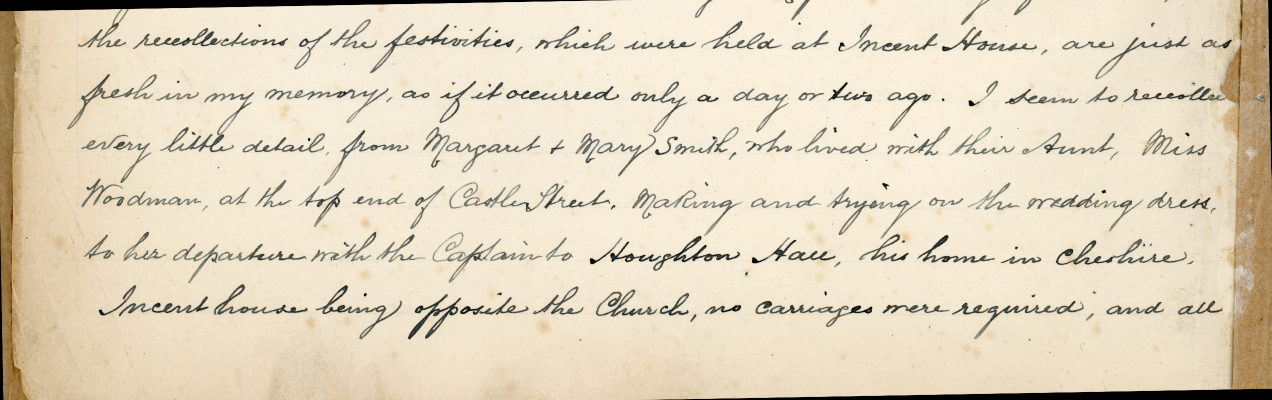
#> input picture data/sample_scans/Herbert-Holloway-004.png, 2543 x 800 px (shown at 1/2 size)
$ python -i deskew.py   (imports and definitions only)
#> lines starting #> are read from the running program, lines starting #| are printed output that depends on the picture
### src/document_digitizer/logging_utils.py
"""
Shared logging utility for image processing scripts.
Provides consistent logging setup across multiple scripts.
"""

import logging
import sys
from pathlib import Path
from typing import Dict, Any


# [58 lines left out: function setup_script_logging, not called in this run]


def get_script_logger(script_name: str) -> logging.Logger:
    """
    Get the logger instance for a script.

    Args:
        script_name: Name of the script

    Returns:
        Logger instance (must be set up first with setup_script_logging)
    """
    return logging.getLogger(script_name)


# [21 lines left out: function setup_simple_logging, not called in this run]


class LoggerMixin:
    """
    Mixin class that provides logging capabilities to any class.

    Usage:
        class MyProcessor(LoggerMixin):
            def __init__(self, script_name='myprocessor'):
                self.setup_class_logging(script_name)

            def process(self):
                self.logger.info("Processing started")
                self.logger.debug("Debug details...")
    """

    def setup_class_logging(self, script_name: str):
        """Set up logging for this class instance."""
        self.logger = logging.getLogger(script_name)

    # [5 lines left out: function get_logger, not called in this run]

### src/document_digitizer/deskew.py
import click
from pathlib import Path
import cv2
import numpy as np
import sys
import time

# Import shared logging utility
from .logging_utils import setup_script_logging, get_script_logger

# Try to import tomllib (Python 3.11+) or fallback to tomli
try:
    import tomllib
except ImportError:
    try:
        import tomli as tomllib
    except ImportError:
        print("Error: Please install tomli package: pip install tomli")
        sys.exit(1)

# Script name for logging
SCRIPT_NAME = "deskew"


# [261 lines left out: functions load_config, main, deskew_image, not called in this run]


def detect_rotation_angle(gray, timeout_seconds=10):
    """
    Detect document rotation angle using multiple Hough line detection methods.
    Added timeout to prevent hanging.
    """
    logger = get_script_logger(SCRIPT_NAME)

    start_time = time.time()

    # Apply mild blur to reduce noise but preserve line structure
    blurred = cv2.GaussianBlur(gray, (3, 3), 0)

    # Use conservative edge detection
    edges = cv2.Canny(blurred, 50, 150, apertureSize=3)

    logger.debug(
        "    Image shape: %s, Edge pixels: %s",
        gray.shape, np.sum(edges > 0),
    )

    # Try multiple detection methods with timeout checking
    methods_tried = []

    # Method 1: Conservative probabilistic Hough
    if time.time() - start_time > timeout_seconds:
        logger.warning("    Timeout reached, using partial results")
        return None

    logger.debug("    Method 1: Conservative probabilistic Hough...")
    angle1 = try_probabilistic_hough_conservative(edges)
    if angle1 is not None:
        methods_tried.append(("Conservative Prob", angle1))

    # Method 2: Aggressive probabilistic Hough
    if time.time() - start_time > timeout_seconds:
        if methods_tried:
            logger.warning("    Timeout reached, using available results")
            return methods_tried[0][1]
        return None

    logger.debug("    Method 2: Aggressive probabilistic Hough...")
    angle2 = try_probabilistic_hough_aggressive(edges)
    if angle2 is not None:
        methods_tried.append(("Aggressive Prob", angle2))

    # Method 3: Standard Hough (skip if we already have good results)
    if len(methods_tried) < 2 and time.time() - start_time <= timeout_seconds:
        logger.debug("    Method 3: Standard Hough...")
        angle3 = try_standard_hough(edges)
        if angle3 is not None:
            methods_tried.append(("Standard", angle3))

    # Method 4: Projection method (only if no other methods worked)
    if not methods_tried and time.time() - start_time <= timeout_seconds:
        logger.debug("    Method 4: Projection profile (simplified)...")
        angle4 = try_projection_method_simple(gray)
        if angle4 is not None:
            methods_tried.append(("Projection", angle4))

    if not methods_tried:
        logger.error("    No method detected any angles!")
        return None

    # Display all results
    logger.debug("    Results from  methods: %s", len(methods_tried))
    for method, angle in methods_tried:
        logger.debug("      %s: %.3f°", method, angle)

    # Choose the best result
    if len(methods_tried) == 1:
        final_angle = methods_tried[0][1]
        logger.info("    Using only available result: %.3f°", final_angle)
    else:
        # Filter out any obviously wrong results (> 15°)
        reasonable_angles = [(m, a) for m, a in methods_tried if abs(a) <= 15]

        if not reasonable_angles:
            logger.info("    All detected angles > 15°, skipping")
            return None

        # If multiple reasonable results, take median
        angles = [a for _, a in reasonable_angles]
        final_angle = np.median(angles)
        logger.info(
            "    Using median of %s reasonable results: %.3f°",
            len(reasonable_angles), final_angle,
        )

    return final_angle


def try_probabilistic_hough_conservative(edges):
    """Conservative probabilistic Hough line detection."""
    logger = get_script_logger(SCRIPT_NAME)

    try:
        lines = cv2.HoughLinesP(
            edges,
            rho=1,
            theta=np.pi / 180,
            threshold=30,
            minLineLength=150,
            maxLineGap=30,
        )
        return process_hough_lines(lines, "conservative")
    except Exception as e:
        logger.error("      Error in conservative Hough: %s", e)
        return None


def try_probabilistic_hough_aggressive(edges):
    """More aggressive probabilistic Hough to catch subtle lines."""
    logger = get_script_logger(SCRIPT_NAME)

    try:
        lines = cv2.HoughLinesP(
            edges,
            rho=1,
            theta=np.pi / 360,  # Higher angular resolution
            threshold=15,  # Much lower threshold
            minLineLength=80,  # Shorter lines
            maxLineGap=50,  # Larger gaps
        )
        return process_hough_lines(lines, "aggressive")
    except Exception as e:
        logger.error("      Error in aggressive Hough: %s", e)
        return None


def process_hough_lines(lines, method_name):
    """Process Hough lines to extract rotation angle."""
    logger = get_script_logger(SCRIPT_NAME)

    if lines is None:
        logger.debug("      No lines found with %s method", method_name)
        return None

    # Limit processing to first 100 lines to prevent hanging
    lines_to_process = lines[:100] if len(lines) > 100 else lines
    angles = []

    for x1, y1, x2, y2 in lines_to_process[:, 0]:
        dx = x2 - x1
        dy = y2 - y1

        if abs(dx) < 5:
            continue

        angle = np.degrees(np.arctan2(dy, dx))

        # Normalize angle to [-90, 90]
        if angle > 90:
            angle -= 180
        elif angle < -90:
            angle += 180

        # Accept reasonable range
        if abs(angle) <= 20:
            angles.append(angle)

    logger.debug(
        "      Found %s valid lines with %s method (from %s total)",
        len(angles), method_name, len(lines_to_process),
    )

    if len(angles) >= 2:
        # Filter outliers if we have enough lines
        if len(angles) > 10:
            filtered_angles = remove_outliers(angles)
        else:
            filtered_angles = angles

        final_median = np.median(filtered_angles)
        logger.info(
            "      %s result: %.3f° from %s lines",
            method_name.capitalize(), final_median, len(filtered_angles),
        )

        return final_median

    logger.info("      Not enough valid lines for %s method", method_name)
    return None


def remove_outliers(angles):
    """Remove outliers using interquartile range method."""
    if len(angles) < 6:
        return angles

    # Use wider IQR multiplier to be less aggressive
    q1, q3 = np.percentile(angles, [20, 80])
    iqr = q3 - q1
    lower_bound = q1 - 2.0 * iqr
    upper_bound = q3 + 2.0 * iqr

    filtered = [a for a in angles if lower_bound <= a <= upper_bound]

    # Don't filter too aggressively - keep at least 50% of the data
    if len(filtered) < len(angles) * 0.5:
        return angles

    return filtered


# [92 lines left out: functions try_standard_hough, try_projection_method_simple, not called in this run]


# [2 lines not run here, left out]

>>> import cv2
>>> picture = cv2.imread('../../data/sample_scans/Herbert-Holloway-004.png', cv2.IMREAD_GRAYSCALE)
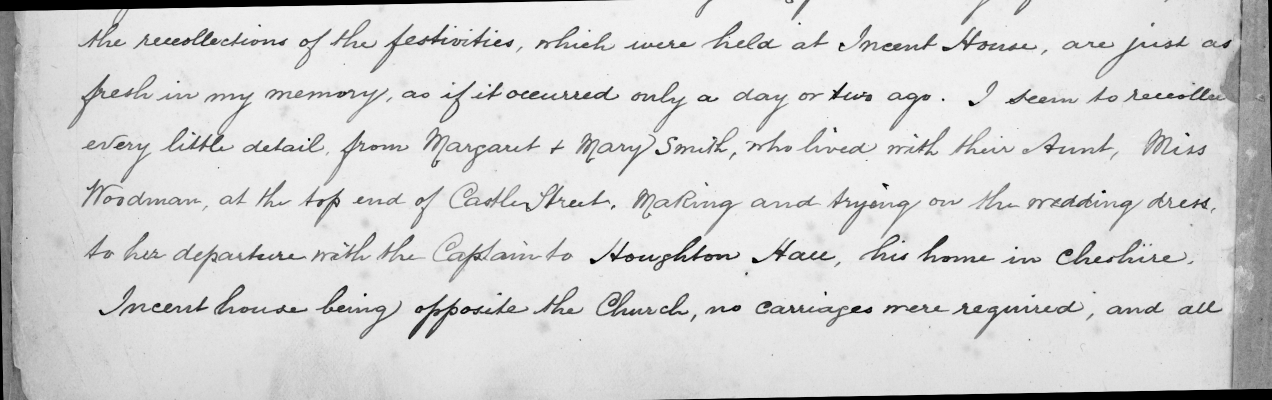
#> picture: shape (800, 2543) (shown at 1/2 size); min 0, max 251, mean 213.9
>>> result = detect_rotation_angle(picture)
#> in detect_rotation_angle, `edges = cv2.Canny(blurred, 50, 150, apertureSize=3)`:
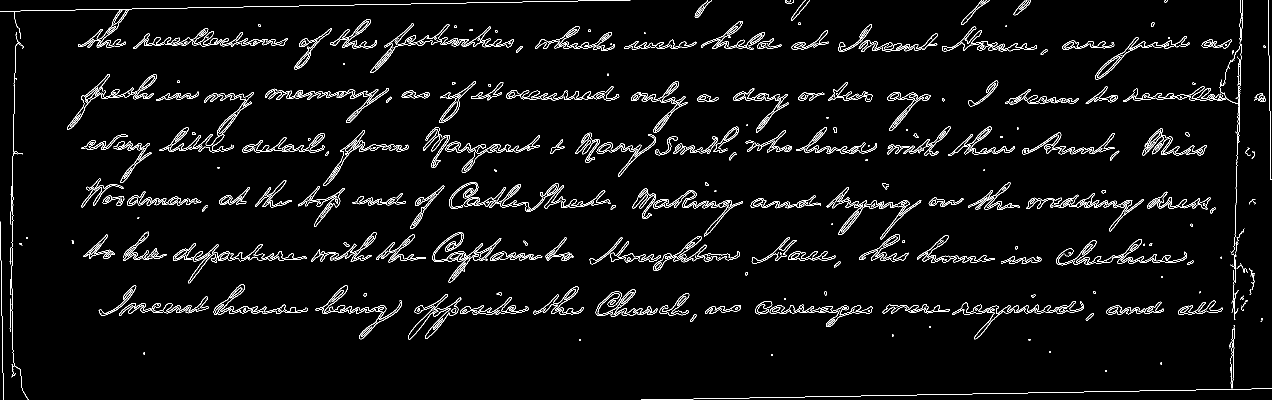
#> edges: shape (800, 2543) (shown at 1/2 size); 4% white in thin lines or dots
#> in try_probabilistic_hough_conservative, `lines = cv2.HoughLinesP( edges, rho=1, theta=np.pi / 180, threshold=30..`: lines = 267 rows, first 6: [151, 19, 1208, 1], [1325, 798, 2542, 777], [1152, 303, 1448, 303], [1912, 297, 2228, 297], [1200, 515, 1669, 515], [2022, 196, 2479, 196]
#> in process_hough_lines, `lines_to_process = lines[:100] if len(lines) > 100 else lines`: lines_to_process = 100 rows, first 6: [151, 19, 1208, 1], [1325, 798, 2542, 777], [1152, 303, 1448, 303], [1912, 297, 2228, 297], [1200, 515, 1669, 515], [2022, 196, 2479, 196]
#> the loop in process_hough_lines, `for x1, y1, x2, y2 in lines_to_process[:, 0]:` made 100 passes
#> (x1, y1, x2, y2, dx, dy, angle) on passes 1 to 12: (151, 19, 1208, 1, 1057, -18, -0.976), (1325, 798, 2542, 777, 1217, -21, -0.989), (1152, 303, 1448, 303, 296, 0, 0), (1912, 297, 2228, 297, 316, 0, 0), (1200, 515, 1669, 515, 469, 0, 0), (2022, 196, 2479, 196, 457, 0, 0), (1104, 295, 1300, 295, 196, 0, 0), (832, 616, 1198, 616, 366, 0, 0), (1511, 623, 2152, 623, 641, 0, 0), (174, 188, 767, 188, 593, 0, 0), (1180, 517, 1468, 517, 288, 0, 0), (1907, 302, 2238, 302, 331, 0, 0)
#> (dx, dy, angle) on passes 61 to 66: (356, 0, 0), (791, 0, 0), (599, 0, 0), (852, 0, 0), (545, 0, 0), (665, 12, 1.03)
#> after the loop in process_hough_lines, `for x1, y1, x2, y2 in lines_to_process[:, 0]:`: angles = 98 values, max 1.07 at index 77, min -0.989 at index 1, mean 0.0395
#> in remove_outliers, `q1, q3 = np.percentile(angles, [20, 80])`: q1 = 0
#> in remove_outliers, `filtered = [a for a in angles if lower_bound <= a <= upper_bound]`: filtered = 90 values from 0 to 0
#> in process_hough_lines, `final_median = np.median(filtered_angles)`: final_median = 0
#> in try_probabilistic_hough_aggressive, `lines = cv2.HoughLinesP( edges, rho=1, theta=np.pi / 360,`: lines = 837 rows, first 6: [0, 22, 1257, 1], [863, 301, 2408, 301], [2212, 623, 2473, 623], [199, 619, 1349, 619], [1334, 798, 2542, 777], [284, 302, 726, 302]
#> in process_hough_lines (call 2), `lines_to_process = lines[:100] if len(lines) > 100 else lines`: lines_to_process = 100 rows, first 6: [0, 22, 1257, 1], [863, 301, 2408, 301], [2212, 623, 2473, 623], [199, 619, 1349, 619], [1334, 798, 2542, 777], [284, 302, 726, 302]
#> the loop in process_hough_lines (call 2), `for x1, y1, x2, y2 in lines_to_process[:, 0]:` made 100 passes
#> (x1, y1, x2, y2, dx, dy, angle) on passes 1 to 12: (0, 22, 1257, 1, 1257, -21, -0.957), (863, 301, 2408, 301, 1545, 0, 0), (2212, 623, 2473, 623, 261, 0, 0), (199, 619, 1349, 619, 1150, 0, 0), (1334, 798, 2542, 777, 1208, -21, -0.996), (284, 302, 726, 302, 442, 0, 0), (174, 188, 1338, 188, 1164, 0, 0), (156, 91, 506, 91, 350, 0, 0), (2125, 92, 2354, 94, 229, 2, 0.5), (1504, 292, 1944, 292, 440, 0, 0), (1415, 618, 2486, 618, 1071, 0, 0), (171, 398, 1830, 412, 1659, 14, 0.483)
#> (dx, dy, angle) on passes 61 to 66: (268, 2, 0.428), (261, 0, 0), (358, 0, 0), (560, 5, 0.512), (123, 1, 0.466), (429, 4, 0.534)
#> in detect_rotation_angle, `angle2 = try_probabilistic_hough_aggressive(edges)`: angle2 = 0
#> the loop in detect_rotation_angle, `for method, angle in methods_tried:` made 2 passes
#> (method, angle) on passes 1 to 2: ('Conservative Prob', 0), ('Aggressive Prob', 0)
#> in detect_rotation_angle, `reasonable_angles = [(m, a) for m, a in methods_tried if abs(a) <= 15]`: reasonable_angles = [('Conservative Prob', 0), ('Aggressive Prob', 0)]
#> in detect_rotation_angle, `angles = [a for _, a in reasonable_angles]`: angles = [0, 0]
#> in detect_rotation_angle, `final_angle = np.median(angles)`: final_angle = 0
#> result = 0
